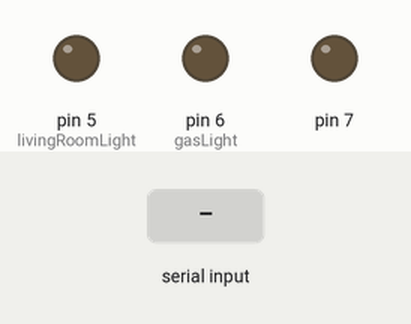
Recording of a sketch running on a simulated Arduino Uno, built with avr-gcc and run on an emulated ATmega328P. On the bench: output pins drawn as LEDs (lit = HIGH). The inputs (shaded band) are chosen by the test bench. What the sketch prints to the serial monitor is not drawn.

Above: at 1.2 s.
1.3 s: "g" received over the second serial link
At 2.9 s:
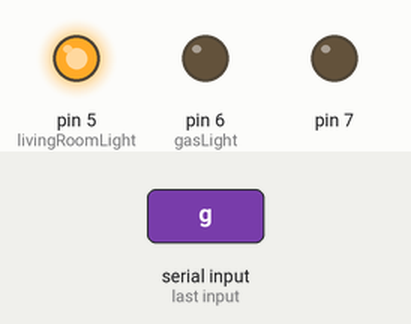
3.3 s: "i" received over the second serial link
At 4.4 s:
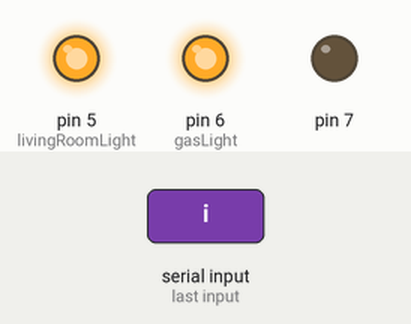
5.3 s: "h" received over the second serial link
At 7.1 s:
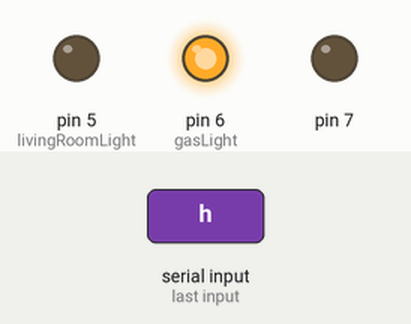
Timing chart, 0 to 8.6 s (numbered marks = the images above; inputs shaded):
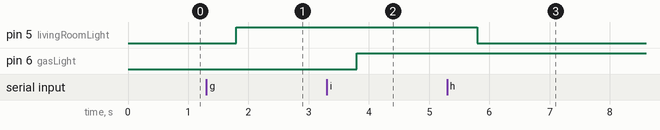

Measured:
- after the input at 1.3 s, pin 5 (livingRoomLight): LOW → HIGH after 0.50 s
- after the input at 3.3 s, pin 6 (gasLight): LOW → HIGH after 0.50 s
- after the input at 5.3 s, pin 5 (livingRoomLight): HIGH → LOW after 0.50 s

The sketch:

VoiceTalk.ino
```cpp
// 블루투스
#include <SoftwareSerial.h>
SoftwareSerial bluetooth(10 , 11); // RX:11, TX:10 => 연결 반대로

int livingRoomLight = 5;
int gasLight = 6;

int isLRLight = 0;
int isGasLight = 0;

void setup() {
  Serial.begin(9600);
  while (!Serial) {
    ; // wait for serial port to connect. Needed for native USB port only
  }
  Serial.println("Serial Conn!");
  bluetooth.begin(9600);

  pinMode(livingRoomLight, OUTPUT);
  pinMode(gasLight, OUTPUT);
  pinMode(7, OUTPUT);

}

char android;
char unoBoard;

void loop() {

  if (bluetooth.available()) {
      android = bluetooth.read();

      delay(500);

      Serial.println(android);

      if(android == 'a'){

        // 불 켜진건가 꺼진건가 물어보기

            Serial.println("거실등여부시작");
            //거실 전원 ON, OFF여부
            int isLRLight = digitalRead(livingRoomLight);
            Serial.println(isLRLight);
            if(isLRLight == LOW){
              Serial.println('b'); // 거실전원 꺼진상태
              bluetooth.println('b');
              delay(500);
            }else{
              Serial.println('c'); // 거실전원 켜진상태
              bluetooth.println('c');
              delay(500);
            }
        }

        if (android == 'd') {

            Serial.println("가스여부시작");
            //가스 전원 ON, OFF여부
            int isGasLight = digitalRead(gasLight);
            if(isGasLight == LOW){
              Serial.print('e'); // 가스 전원 꺼진상태
              bluetooth.println('e');
              delay(500);
            }else{
              Serial.print('f'); // 가스 전원 켜진상태
              bluetooth.println('f');
              delay(500);
            }

        }


      // 불켜고 끄기
      if (android == 'g') {
        Serial.println("거실전원 ON");
        //거실 전원ON
        digitalWrite(livingRoomLight, HIGH);
      } else if (android == 'h') {
        //거실 전원OFF
        digitalWrite(livingRoomLight, LOW);
      }

      if (android == 'i') {
        //가스 전원ON
        digitalWrite(gasLight, HIGH);
      } else if (android == 'j') {
        //가스 전원OFF
        digitalWrite(gasLight, LOW);
      }

    }

 }
```
